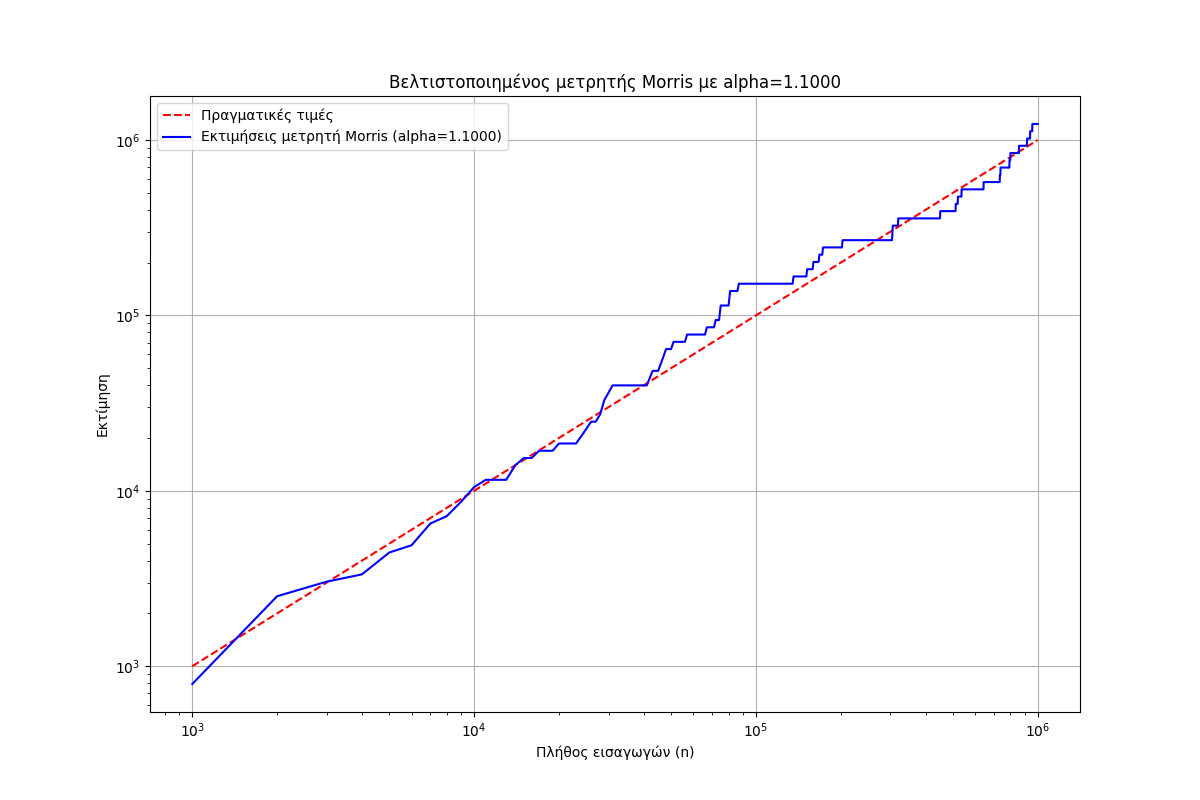

Python code for this plot:
import numpy as np
import matplotlib.pyplot as plt
import random
import math

class OptimizedMorrisCounter:
    """
    Μια κλάση που αναπαριστά έναν βελτιστοποιημένο μετρητή Morris.

    Ιδιότητες:
    ----------
    alpha : float
        Η βάση της εκθετικής συνάρτησης που χρησιμοποιείται στον μετρητή.
    C : int
        Η τρέχουσα τιμή του μετρητή.
    max_C : int
        Η μέγιστη τιμή που μπορεί να πάρει το C με βάση τον αριθμό των bits.

    Μέθοδοι:
    --------
    insert():
        Αυξάνει τον μετρητή με πιθανότητα 1/alpha^C.
    query():
        Επιστρέφει την εκτιμώμενη μέτρηση με βάση την τρέχουσα τιμή του C.
    """
    def __init__(self, alpha, bits=8):
        """
        Κατασκευάζει όλα τα απαραίτητα χαρακτηριστικά για το αντικείμενο OptimizedMorrisCounter.

        Παράμετροι:
        -----------
        alpha : float
            Η βάση της εκθετικής συνάρτησης που χρησιμοποιείται στον μετρητή.
        bits : int, προαιρετικό
            Ο αριθμός των bits που χρησιμοποιούνται για την αναπαράσταση του μετρητή (προεπιλογή: 8).
        """
        self.alpha = alpha
        self.C = 0
        self.max_C = 2 ** bits - 1  # Μέγιστη τιμή που μπορεί να πάρει το C με bits bits

    def insert(self):
        """
        Αυξάνει τον μετρητή με πιθανότητα 1/alpha^C.
        """
        if self.C < self.max_C and random.random() < 1 / pow(self.alpha, self.C):
            self.C += 1

    def query(self):
        """
        Επιστρέφει την εκτιμώμενη μέτρηση με βάση την τρέχουσα τιμή του C.

        Επιστρέφει:
        ----------
        float
            Η εκτιμώμενη μέτρηση.
        """
        return (pow(self.alpha, self.C) - 1) / (self.alpha - 1)

def find_optimal_alpha(bits, max_n):
    """
    Βρίσκει τη βέλτιστη τιμή alpha για να αξιοποιηθούν πλήρως τα διαθέσιμα bits,
    ώστε ο μετρητής να μπορεί να μετρήσει μέχρι max_n.

    Παράμετροι:
    -----------
    bits : int
        Ο αριθμός των bits που χρησιμοποιούνται για την αναπαράσταση του μετρητή.
    max_n : int
        Ο μέγιστος αριθμός εισαγωγών που πρέπει να διαχειριστεί ο μετρητής.

    Επιστρέφει:
    ----------
    float
        Η βέλτιστη τιμή του alpha.
    """
    max_C = 2 ** bits - 1

    # Για να μετρήσει μέχρι max_n, θα πρέπει:
    # (alpha^max_C - 1)/(alpha - 1) >= max_n
    # Λύνοντας ως προς alpha:
    # alpha^max_C >= max_n * (alpha - 1) + 1
    # Χρησιμοποιούμε αριθμητική προσέγγιση για να βρούμε το alpha

    alpha = 1.1
    step = 0.01
    while alpha <= 2:
        max_count = (pow(alpha, max_C) - 1) / (alpha - 1)
        if max_count >= max_n:
            return alpha
        alpha += step

    return 2  # Επιστρέφουμε 2 αν δεν βρέθηκε κατάλληλο alpha

def simulate_morris_counter(alpha, max_n, runs=1):
    """
    Προσομοιώνει τη λειτουργία του βελτιστοποιημένου μετρητή Morris για max_n εισαγωγές.

    Παράμετροι:
    -----------
    alpha : float
        Η βάση της εκθετικής συνάρτησης που χρησιμοποιείται στον μετρητή.
    max_n : int
        Ο μέγιστος αριθμός εισαγωγών για προσομοίωση.
    runs : int, προαιρετικό
        Ο αριθμός των επαναλήψεων προσομοίωσης (προεπιλογή: 1).

    Επιστρέφει:
    ----------
    tuple
        Ένα tuple που περιέχει δύο λίστες: real_counts και estimated_counts.
    """
    counter = OptimizedMorrisCounter(alpha)
    real_counts = []
    estimated_counts = []

    for i in range(1, max_n + 1):
        counter.insert()

        if i % (max_n // 1000) == 0 or i == max_n:  # Κρατάμε περίπου 1000 σημεία για το γράφημα
            real_counts.append(i)
            estimated_counts.append(counter.query())

    return real_counts, estimated_counts


# Παράμετροι
bits = 8
max_n = 1000000

# Υπολογισμός του βέλτιστου alpha
optimal_alpha = find_optimal_alpha(bits, max_n)
print(f"Βέλτιστο alpha για {bits} bits και μέγιστο count {max_n}: {optimal_alpha:.4f}")

# Τεκμηρίωση ότι 8 bits είναι περισσότερα από όσα χρειαζόμαστε
bits_needed = math.ceil(math.log2(math.log2(max_n + 1) + 1))
print(f"Ελάχιστα bits που χρειαζόμαστε για standard Morris counter (με α=2): {bits_needed}")

# Εκτέλεση προσομοίωσης
real_counts, estimated_counts = simulate_morris_counter(optimal_alpha, max_n)

# Δημιουργία γραφήματος
plt.figure(figsize=(12, 8))
plt.plot(real_counts, real_counts, 'r--', label='Πραγματικές τιμές')
plt.plot(real_counts, estimated_counts, 'b-', label='Εκτιμήσεις μετρητή Morris (alpha={:.4f})'.format(optimal_alpha))
plt.xscale('log')
plt.yscale('log')
plt.xlabel('Πλήθος εισαγωγών (n)')
plt.ylabel('Εκτίμηση')
plt.title('Βελτιστοποιημένος μετρητής Morris με alpha={:.4f}'.format(optimal_alpha))
plt.legend()
plt.grid(True)
plt.savefig('optimized_morris_counter.png')
plt.show()

# Υπολογισμός σχετικού σφάλματος
rel_errors = [abs(est - real) / real for real, est in zip(real_counts, estimated_counts)]
avg_rel_error = sum(rel_errors) / len(rel_errors)
print(f"Μέσο σχετικό σφάλμα: {avg_rel_error:.4f}")

# Σύγκριση με τον τυπικό μετρητή Morris (alpha = 2)
standard_counter = OptimizedMorrisCounter(2.0)
standard_real_counts = []
standard_estimated_counts = []

for i in range(1, max_n + 1):
    standard_counter.insert()

    if i % (max_n // 1000) == 0 or i == max_n:
        standard_real_counts.append(i)
        standard_estimated_counts.append(standard_counter.query())

standard_rel_errors = [abs(est - real) / real for real, est in zip(standard_real_counts, standard_estimated_counts)]
standard_avg_rel_error = sum(standard_rel_errors) / len(standard_rel_errors)
print(f"Μέσο σχετικό σφάλμα με τυπικό μετρητή Morris (alpha=2): {standard_avg_rel_error:.4f}")